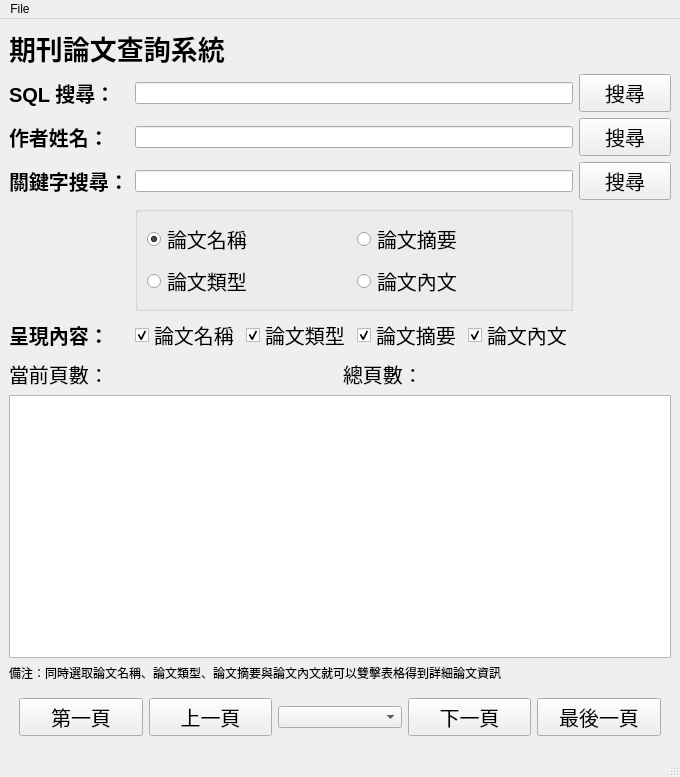
<?xml version="1.0" encoding="UTF-8"?>
<ui version="4.0">
 <class>MainWindow</class>
 <widget class="QMainWindow" name="MainWindow">
  <property name="geometry">
   <rect>
    <x>0</x>
    <y>0</y>
    <width>680</width>
    <height>777</height>
   </rect>
  </property>
  <property name="windowTitle">
   <string>MainWindow</string>
  </property>
  <widget class="QWidget" name="centralwidget">
   <layout class="QVBoxLayout" name="verticalLayout_3">
    <item>
     <layout class="QVBoxLayout" name="verticalLayout_2">
      <item>
       <widget class="QLabel" name="label">
        <property name="font">
         <font>
          <pointsize>20</pointsize>
          <weight>75</weight>
          <italic>false</italic>
          <bold>true</bold>
         </font>
        </property>
        <property name="text">
         <string>期刊論文查詢系統</string>
        </property>
       </widget>
      </item>
      <item>
       <layout class="QGridLayout" name="gridLayout_2" columnstretch="0,3,1" columnminimumwidth="0,0,0">
        <item row="0" column="0">
         <widget class="QLabel" name="label_2">
          <property name="font">
           <font>
            <pointsize>15</pointsize>
            <weight>75</weight>
            <bold>true</bold>
           </font>
          </property>
          <property name="text">
           <string>SQL 搜尋：</string>
          </property>
         </widget>
        </item>
        <item row="1" column="2">
         <widget class="QPushButton" name="p_But_by_name">
          <property name="font">
           <font>
            <pointsize>15</pointsize>
           </font>
          </property>
          <property name="text">
           <string>搜尋</string>
          </property>
         </widget>
        </item>
        <item row="2" column="0">
         <widget class="QLabel" name="label_6">
          <property name="font">
           <font>
            <pointsize>15</pointsize>
            <weight>75</weight>
            <bold>true</bold>
           </font>
          </property>
          <property name="text">
           <string>關鍵字搜尋：</string>
          </property>
         </widget>
        </item>
        <item row="0" column="1">
         <widget class="QLineEdit" name="lineEdit_equation"/>
        </item>
        <item row="1" column="0">
         <widget class="QLabel" name="label_3">
          <property name="font">
           <font>
            <pointsize>15</pointsize>
            <weight>75</weight>
            <bold>true</bold>
           </font>
          </property>
          <property name="text">
           <string>作者姓名：</string>
          </property>
         </widget>
        </item>
        <item row="2" column="1">
         <widget class="QLineEdit" name="lineEdit_title"/>
        </item>
        <item row="2" column="2">
         <widget class="QPushButton" name="p_But_by_title">
          <property name="font">
           <font>
            <pointsize>15</pointsize>
           </font>
          </property>
          <property name="text">
           <string>搜尋</string>
          </property>
         </widget>
        </item>
        <item row="1" column="1">
         <widget class="QLineEdit" name="lineEdit_name"/>
        </item>
        <item row="5" column="0">
         <widget class="QLabel" name="label_5">
          <property name="font">
           <font>
            <pointsize>15</pointsize>
            <weight>75</weight>
            <bold>true</bold>
           </font>
          </property>
          <property name="text">
           <string>呈現內容：</string>
          </property>
         </widget>
        </item>
        <item row="0" column="2">
         <widget class="QPushButton" name="p_But_by_sql">
          <property name="font">
           <font>
            <pointsize>15</pointsize>
           </font>
          </property>
          <property name="text">
           <string>搜尋</string>
          </property>
         </widget>
        </item>
        <item row="3" column="1">
         <widget class="QGroupBox" name="groupBox_2">
          <property name="title">
           <string/>
          </property>
          <layout class="QVBoxLayout" name="verticalLayout">
           <item>
            <layout class="QGridLayout" name="gridLayout_3">
             <item row="1" column="0">
              <widget class="QRadioButton" name="radioButton_type">
               <property name="font">
                <font>
                 <pointsize>15</pointsize>
                </font>
               </property>
               <property name="text">
                <string>論文類型</string>
               </property>
              </widget>
             </item>
             <item row="0" column="1">
              <widget class="QRadioButton" name="radioButton_abstract">
               <property name="font">
                <font>
                 <pointsize>15</pointsize>
                </font>
               </property>
               <property name="text">
                <string>論文摘要</string>
               </property>
              </widget>
             </item>
             <item row="0" column="0">
              <widget class="QRadioButton" name="radioButton_title">
               <property name="font">
                <font>
                 <pointsize>15</pointsize>
                </font>
               </property>
               <property name="text">
                <string>論文名稱</string>
               </property>
               <property name="checked">
                <bool>true</bool>
               </property>
              </widget>
             </item>
             <item row="1" column="1">
              <widget class="QRadioButton" name="radioButton_text">
               <property name="font">
                <font>
                 <pointsize>15</pointsize>
                </font>
               </property>
               <property name="text">
                <string>論文內文</string>
               </property>
              </widget>
             </item>
            </layout>
           </item>
          </layout>
         </widget>
        </item>
        <item row="5" column="1">
         <layout class="QHBoxLayout" name="horizontalLayout">
          <item>
           <widget class="QCheckBox" name="checkBox_show_title">
            <property name="font">
             <font>
              <pointsize>15</pointsize>
             </font>
            </property>
            <property name="text">
             <string>論文名稱</string>
            </property>
            <property name="checked">
             <bool>true</bool>
            </property>
           </widget>
          </item>
          <item>
           <widget class="QCheckBox" name="checkBox_show_type">
            <property name="font">
             <font>
              <pointsize>15</pointsize>
             </font>
            </property>
            <property name="text">
             <string>論文類型</string>
            </property>
            <property name="checked">
             <bool>true</bool>
            </property>
           </widget>
          </item>
          <item>
           <widget class="QCheckBox" name="checkBox_show_abstract">
            <property name="font">
             <font>
              <pointsize>15</pointsize>
             </font>
            </property>
            <property name="text">
             <string>論文摘要</string>
            </property>
            <property name="checked">
             <bool>true</bool>
            </property>
           </widget>
          </item>
          <item>
           <widget class="QCheckBox" name="checkBox_show_paper">
            <property name="font">
             <font>
              <pointsize>15</pointsize>
             </font>
            </property>
            <property name="text">
             <string>論文內文</string>
            </property>
            <property name="checked">
             <bool>true</bool>
            </property>
           </widget>
          </item>
         </layout>
        </item>
       </layout>
      </item>
      <item>
       <layout class="QHBoxLayout" name="horizontalLayout_2">
        <item>
         <widget class="QLabel" name="label_8">
          <property name="font">
           <font>
            <pointsize>15</pointsize>
           </font>
          </property>
          <property name="text">
           <string>當前頁數：</string>
          </property>
         </widget>
        </item>
        <item>
         <widget class="QLabel" name="label_page">
          <property name="text">
           <string/>
          </property>
         </widget>
        </item>
        <item>
         <widget class="QLabel" name="label_7">
          <property name="font">
           <font>
            <pointsize>15</pointsize>
           </font>
          </property>
          <property name="text">
           <string>總頁數：</string>
          </property>
         </widget>
        </item>
        <item>
         <widget class="QLabel" name="label_totalpage">
          <property name="font">
           <font>
            <pointsize>15</pointsize>
           </font>
          </property>
          <property name="text">
           <string/>
          </property>
         </widget>
        </item>
       </layout>
      </item>
      <item>
       <widget class="QTableView" name="tableView"/>
      </item>
      <item>
       <widget class="QLabel" name="label_4">
        <property name="text">
         <string>備注：同時選取論文名稱、論文類型、論文摘要與論文內文就可以雙擊表格得到詳細論文資訊</string>
        </property>
       </widget>
      </item>
      <item>
       <layout class="QHBoxLayout" name="horizontalLayout_5">
        <property name="leftMargin">
         <number>10</number>
        </property>
        <property name="topMargin">
         <number>10</number>
        </property>
        <property name="rightMargin">
         <number>10</number>
        </property>
        <property name="bottomMargin">
         <number>10</number>
        </property>
        <item>
         <widget class="QPushButton" name="pushButton_first">
          <property name="font">
           <font>
            <pointsize>15</pointsize>
           </font>
          </property>
          <property name="text">
           <string>第一頁</string>
          </property>
         </widget>
        </item>
        <item>
         <widget class="QPushButton" name="pushButton_front">
          <property name="font">
           <font>
            <pointsize>15</pointsize>
           </font>
          </property>
          <property name="text">
           <string>上一頁</string>
          </property>
         </widget>
        </item>
        <item>
         <widget class="QComboBox" name="comboBox_page"/>
        </item>
        <item>
         <widget class="QPushButton" name="pushButton_next">
          <property name="font">
           <font>
            <pointsize>15</pointsize>
           </font>
          </property>
          <property name="text">
           <string>下一頁</string>
          </property>
         </widget>
        </item>
        <item>
         <widget class="QPushButton" name="pushButton_last">
          <property name="font">
           <font>
            <pointsize>15</pointsize>
           </font>
          </property>
          <property name="text">
           <string>最後一頁</string>
          </property>
         </widget>
        </item>
       </layout>
      </item>
     </layout>
    </item>
   </layout>
  </widget>
  <widget class="QMenuBar" name="menubar">
   <property name="geometry">
    <rect>
     <x>0</x>
     <y>0</y>
     <width>680</width>
     <height>36</height>
    </rect>
   </property>
   <widget class="QMenu" name="menuFile">
    <property name="title">
     <string>File</string>
    </property>
    <addaction name="actionEXIT"/>
   </widget>
   <addaction name="menuFile"/>
  </widget>
  <widget class="QStatusBar" name="statusbar"/>
  <action name="actionEXIT">
   <property name="text">
    <string>EXIT</string>
   </property>
  </action>
 </widget>
 <resources/>
 <connections/>
</ui>
